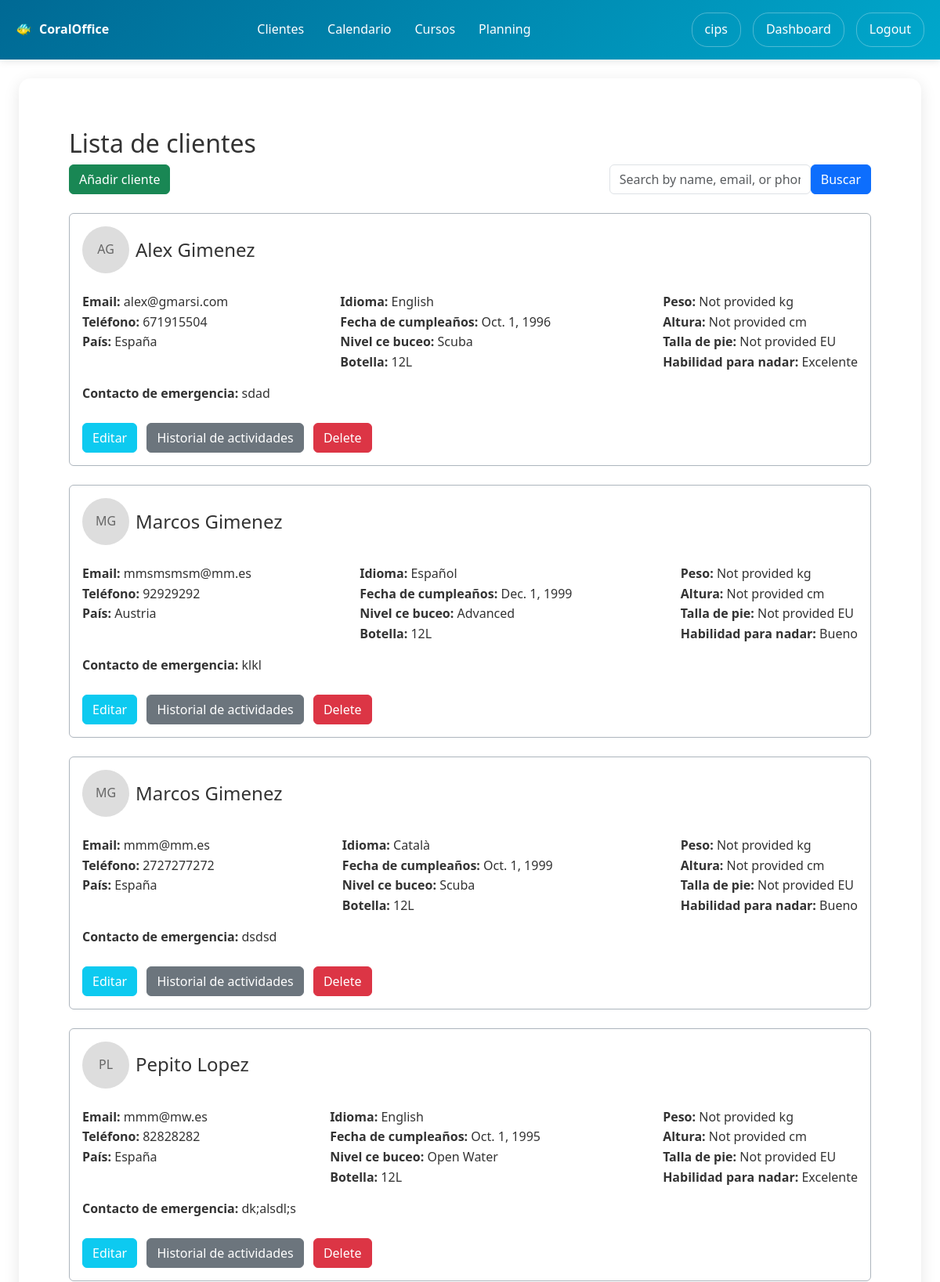
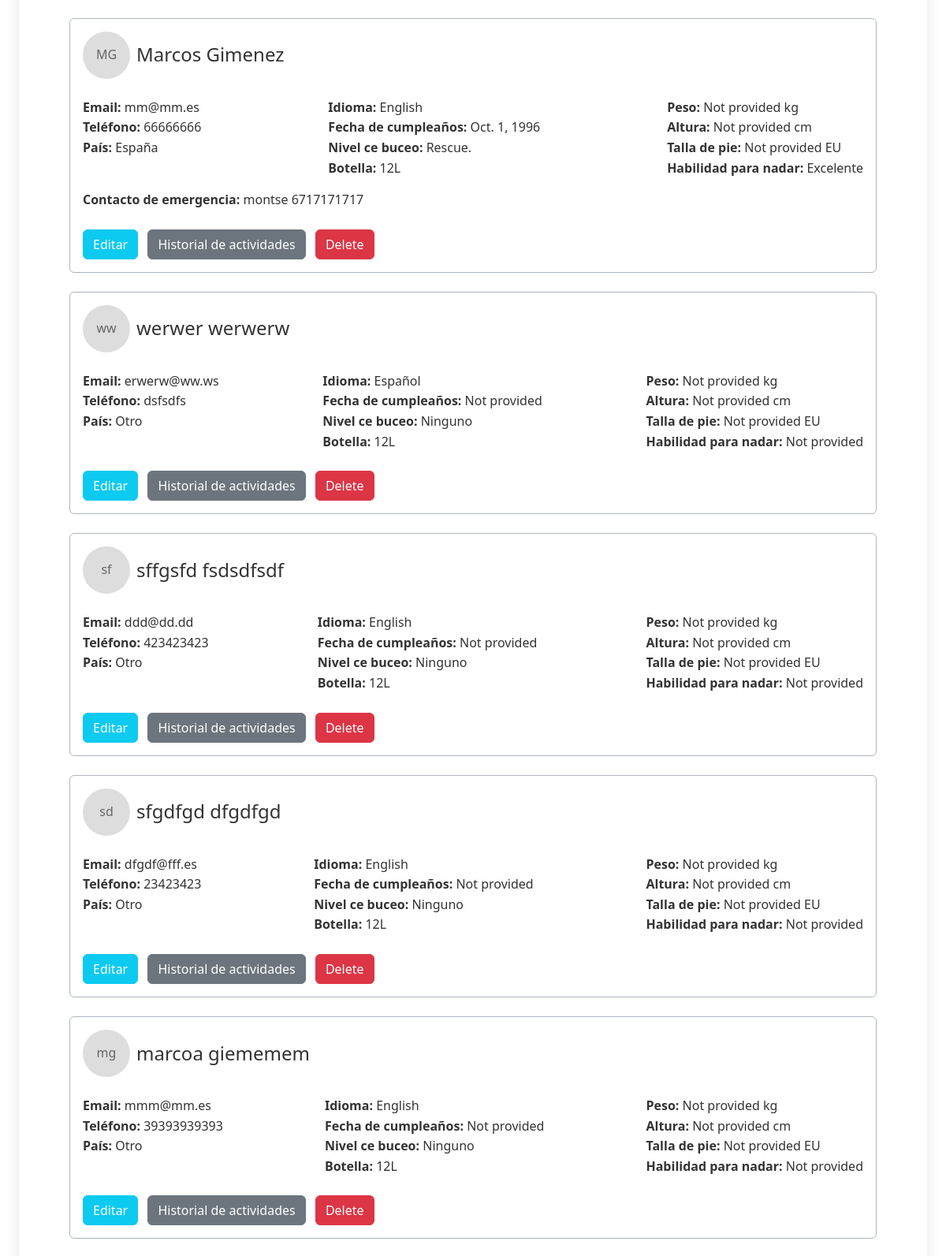
Screenshot of /users/customers/ (signed in, upper part) with the database file from the repository (2 pictures, top to bottom).
### users/models.py (models this page shows, shortened)
class Customer(models.Model):
    DIVING_LEVEL_CHOICES = [
        ('NONE', 'Ninguno'),
        ('BEGINNER', 'Scuba'),
        ('OPEN_WATER', 'Open Water'),
        ('ADVANCED_OPEN_WATER', 'Advanced'),
        ('RESCUE_DIVER', 'Rescue.'),
        ('DIVEMASTER', 'Divemaster'),
        ('INSTRUCTOR', 'Istructor'),
    ]
    LANGUAGE_CHOICES = [
        ('CAT', 'Català'),
        ('ES', 'Español'),
        ('FR', 'Français'),
        ('EN', 'English'),
        ('NL', 'Nederlands'),
        ('DE', 'Deutsch'),
    ]
    COUNTRY_CHOICES = [
        ('ES', 'España'),
        ('FR', 'Francia'),
        ('PT', 'Portugal'),
        ('IT', 'Italia'),
        ('GB', 'Reino Unido'),
        ('BE', 'Bélgica'),
        ('NL', 'Países Bajos'),
        ('CH', 'Suiza'),
        ('DE', 'Alemania'),
        ('AT', 'Austria'),
        ('SE', 'Suecia'),
        ('DK', 'Dinamarca'),
        ('NO', 'Noruega'),
        ('FI', 'Finlandia'),
        ('IN', 'India'),
        ('US', 'Estados Unidos'),
        ('CA', 'Canadá'),
        ('OTHER', 'Otro'),
    ]
    diving_center = models.ForeignKey(User, on_delete=models.CASCADE, related_name='customers')
    first_name = models.CharField(max_length=50)
    last_name = models.CharField(max_length=50)
    email = models.EmailField()
    phone_number = models.CharField(max_length=20)
    country = models.CharField(max_length=10, choices=COUNTRY_CHOICES, default='OTHER')
    language = models.CharField(max_length=10, choices=LANGUAGE_CHOICES, default='EN')
    birthday = models.DateField(null=True, blank=True)
    certification_level = models.CharField(max_length=50, choices=DIVING_LEVEL_CHOICES, default='Ninguna')
    emergency_contact = models.CharField(max_length=100, blank=True)
    medical_conditions = models.TextField(blank=True)
    weight = models.FloatField(null=True, blank=True, help_text="Peso en kg")
    height = models.FloatField(null=True, blank=True, help_text="Alturan en cm")
    foot_size = models.FloatField(null=True, blank=True, help_text="Talla de pie (EU)")
    default_tank_size = models.CharField(max_length=10, choices=[
        ('10L', '10 Litros'),
        ('12L', '12 Litros'),
        ('15L', '15 Litros'),
        ('18L', '18 Litros'),
    ], default='12L', help_text="Botella por defecto del cliente")
    profile_picture = models.ImageField(upload_to='customer_profiles/', null=True, blank=True)
    diving_licence = models.FileField(upload_to='customer_documents/licences/', null=True, blank=True)
    diving_insurance = models.FileField(upload_to='customer_documents/insurance/', null=True, blank=True)
    medical_check = models.FileField(upload_to='customer_documents/medical/', null=True, blank=True)
    signature = models.ImageField(upload_to='customer_signatures/', null=True, blank=True)
    created_at = models.DateTimeField(auto_now_add=True)
    medical_questionnaire_answers = models.JSONField(default=dict, blank=True, help_text="Guarda las respuestas del cuestionario médico")
    swimming_ability = models.CharField(max_length=20, choices=[
        ('excellent', 'Excelente'),
        ('good', 'Bueno'),
        ('fair', 'Suficiente'),
        ('poor', 'Insuficiente'),
    ], blank=True)
    def get_swimming_ability_display(self):
        swimming_choices = {
            'excellent': 'Excelente',
            'good': 'Bueno',
            'fair': 'Suficiente',
            'poor': 'Insuficiente',
        }
        return swimming_choices.get(self.swimming_ability, self.swimming_ability)

### users/views.py (the view, shortened to what this page needs)
# urls.py: path('customers/', views.customer_list, name='customer_list'),
@login_required
def customer_list(request):
    if not request.user.userprofile.is_diving_center:
        messages.error(request, 'Access denied.')
        return redirect('users:profile')
    customers = Customer.objects.filter(diving_center=request.user).order_by(
        '-created_at')
    search_query = request.GET.get('search', '').strip()
    from django.core.paginator import Paginator
    paginator = Paginator(customers, 10)  # Show 10 customers per page
    page_number = request.GET.get('page')
    customers_page = paginator.get_page(page_number)
    return render(request, 'users/customer_list.html', {
        'customers': customers_page,
        'search_query': search_query,
        'total_customers': customers.count()
    })

### users/context_processors.py (called while the page is built)
def cookies_context(request):
    cookies_accepted = request.COOKIES.get('cookies_accepted', 'false') == 'true'
    show_cookies_banner = not cookies_accepted
    return {
        'cookies_accepted': cookies_accepted,
        'show_cookies_banner': show_cookies_banner,
    }

### users/templates/users/customer_list.html (shortened to what this page needs)
{% extends 'users/base.html' %}
{% block users_content %}
<div class="p-3 container">
    <h2>Lista de clientes</h2>
    <div class="mb-4 d-flex flex-column flex-md-row justify-content-md-between align-items-md-center">
        <a href="{% url 'users:add_customer' %}" class="btn btn-success mb-4 mb-md-0">Añadir cliente</a>
        <form method="get" class="d-flex flex-column flex-md-row justify-content-md-between align-items-md-center">
            <input type="text" name="search" value="{{ search_query|default:'' }}"
                   placeholder="Search by name, email, or phone..."
                   class="form-control mb-2 mb-md-0">
            <button type="submit" class="btn btn-primary mb-2 mb-md-0";">
                 Buscar
            </button>
        </form>
    </div>
    {% for customer in customers %}
                <div class="mb-4 border border-1 border-dark-subtle rounded p-3">
                    <div>
                        <div class="d-flex align-items-center mb-4">
                            {% if customer.profile_picture %}
                                <img class="me-2" src="{{ customer.profile_picture.url }}" alt="{{ customer.first_name }}" style="width: 60px; height: 60px; border-radius: 50%; object-fit: cover;">
                            {% else %}
                                <div class="me-2" style="width: 60px; height: 60px; border-radius: 50%; background: #ddd; display: flex; align-items: center; justify-content: center; color: #666;">
                                    {{ customer.first_name.0 }}{{ customer.last_name.0 }}
                                </div>
                            {% endif %}
                            <h4 class="m-0">{{ customer.first_name }} {{ customer.last_name }}</h4>
                        </div>
                    </div>
                    <div class="d-flex flex-column flex-lg-row justify-content-lg-between">
                        <div>
                            <strong>Email:</strong> {{ customer.email|default:"Not provided" }}<br>
                            <strong>Teléfono:</strong> {{ customer.phone_number|default:"Not provided" }}<br>
                            <strong>País:</strong> {{ customer.get_country_display|default:"Not specified" }}
                        </div>
                        <div>
                            <strong>Idioma:</strong> {{ customer.get_language_display }}<br>
                            <strong>Fecha de cumpleaños:</strong> {{ customer.birthday|default:"Not provided" }}<br>
                            <strong>Nivel ce buceo:</strong> {{ customer.get_certification_level_display }}<br>
                            <strong>Botella:</strong> {{ customer.default_tank_size }}<br>
                        </div>
                        <div>
                            <strong>Peso:</strong> {{ customer.weight|default:"Not provided" }} kg<br>
                            <strong>Altura:</strong> {{ customer.height|default:"Not provided" }} cm<br>
                            <strong>Talla de pie:</strong> {{ customer.foot_size|default:"Not provided" }} EU<br>
                            <strong>Habilidad para nadar:</strong> {{ customer.get_swimming_ability_display|default:"Not provided" }}
                        </div>
                    </div>
                    {% if customer.emergency_contact %}
                    <div style="margin-top: 15px;">
                        <strong>Contacto de emergencia:</strong> {{ customer.emergency_contact }}
                    </div>
                    {% endif %}
                    <div class="customer-actions mt-4">
                        <a href="{% url 'users:edit_customer' customer.id %}" class="btn btn-info text-white me-2">Editar</a>
                        <a href="{% url 'users:customer_activity_history' customer.id %}" class="btn btn-secondary me-2">Historial de actividades</a>
                        <a href="{% url 'users:delete_customer' customer.id %}" class="btn btn-danger">Delete</a>
                    </div>
                </div>
                {% endfor %}
</div>
{% endblock %}

### home/templates/home/base.html (shortened to what this page needs)
<!DOCTYPE html>
<html lang="en">
<head>
    <link href="https://cdn.jsdelivr.net/npm/bootstrap@5.3.2/dist/css/bootstrap.min.css" rel="stylesheet">
    <link rel="stylesheet" href="https://cdn.jsdelivr.net/npm/bootstrap-icons@1.11.1/font/bootstrap-icons.css">
</head>
<body>
    <header class="header">
        <nav class="nav-container">
            <div class="logo">CoralOffice</div>
            <ul class="nav-menu m-0 ms-0 p-0">
                {% if user.is_authenticated and user.userprofile.is_diving_center %}
                    <li><a href="{% url 'users:customer_list' %}">Clientes</a></li>
                    <li><a href="{% url 'users:calendar_view' %}">Calendario</a></li>
                <li><a href="{% url 'users:courses_list' %}">Cursos</a></li>
<li><a href="{% url 'users:staff_planning' %}">Planning</a></li>
                {% else %}
                    <li><a href="{% url 'home:home' %}">Home</a></li>
                    <li><a href="{% url 'home:services' %}">Services</a></li>
                    <li><a href="{% url 'home:about' %}">About</a></li>
                    <li><a href="{% url 'home:contact' %}">Contact</a></li>
                {% endif %}
            </ul>
            <div class="user-menu ms-3">
                {% if user.is_authenticated %}
                    <a href="{% url 'users:profile' %}">{{ user.username }}</a>
                    {% if user.userprofile.is_diving_center %}
                        <a href="{% url 'users:diving_center_dashboard' %}">Dashboard</a>
                    {% endif %}
                    <a href="{% url 'users:logout' %}">Logout</a>
                {% else %}
                    <a href="{% url 'users:login' %}">Login</a>
                {% endif %}
            </div>
        </nav>
    </header>
    <main class="main-content pt-0">
        {% block content %}
        {% endblock %}
    </main>
</body>
</html>

### home/templates/home/base.html (style rules this page uses)
* { margin: 0; padding: 0; box-sizing: border-box; }
body { font-family: 'Segoe UI', Tahoma, Geneva, Verdana, sans-serif; line-height: 1.6; color: #333; }
.header { background: linear-gradient(135deg, #006994, #00a8cc); color: white; padding: 1rem 0; box-shadow: 0 2px 10px rgba(0,0,0,0.1); position: relative; }
.nav-container { max-width: 1200px; margin: 0 auto; display: flex; justify-content: space-between; align-items: center; padding: 0 20px; }
.logo { font-size: 1rem; font-weight: bold; display: flex; align-items: center; z-index: 1001; }
.logo::before { content: '🐠'; margin-right: 10px; }
.nav-menu { display: flex; list-style: none; gap: 30px; }
.nav-menu a { color: white; text-decoration: none; padding: 10px 0px; border-radius: 5px; transition: background 0.3s; }
.user-menu { display: flex; align-items: center; gap: 15px; }
.user-menu a { color: white; text-decoration: none; padding: 8px 16px; border: 1px solid rgba(255,255,255,0.3); border-radius: 20px; transition: all 0.3s; }
.main-content { min-height: calc(100vh - 140px); padding: 40px 0; }
.container { max-width: 1200px; margin: 0 auto; }

### rows the page displays
Customer: first_name.0 "A", last_name.0 "G", first_name "Alex", last_name "Gimenez", email "alex@gmarsi.com", phone_number "671915504", country "España", language "English", birthday "Oct. 1, 1996", certification_level "Scuba", default_tank_size "12L", weight "Not provided", height "Not provided", foot_size "Not provided", swimming_ability "Excelente", emergency_contact "sdad"
Customer: first_name.0 "M", last_name.0 "G", first_name "Marcos", last_name "Gimenez", email "mmsmsmsm@mm.es", phone_number "92929292", country "Austria", language "Español", birthday "Dec. 1, 1999", certification_level "Advanced", default_tank_size "12L", weight "Not provided", height "Not provided", foot_size "Not provided", swimming_ability "Bueno", emergency_contact "klkl"
Customer: first_name.0 "M", last_name.0 "G", first_name "Marcos", last_name "Gimenez", email "mmm@mm.es", phone_number "2727277272", country "España", language "Català", birthday "Oct. 1, 1999", certification_level "Scuba", default_tank_size "12L", weight "Not provided", height "Not provided", foot_size "Not provided", swimming_ability "Bueno", emergency_contact "dsdsd"
Customer: first_name.0 "P", last_name.0 "L", first_name "Pepito", last_name "Lopez", email "mmm@mw.es", phone_number "82828282", country "España", language "English", birthday "Oct. 1, 1995", certification_level "Open Water", default_tank_size "12L", weight "Not provided", height "Not provided", foot_size "Not provided", swimming_ability "Excelente", emergency_contact "dk;alsdl;s"
Customer: first_name.0 "M", last_name.0 "G", first_name "Marcos", last_name "Gimenez", email "mm@mm.es", phone_number "66666666", country "España", language "English", birthday "Oct. 1, 1996", certification_level "Rescue.", default_tank_size "12L", weight "Not provided", height "Not provided", foot_size "Not provided", swimming_ability "Excelente", emergency_contact "montse 6717171717"
Customer: first_name.0 "w", last_name.0 "w", first_name "werwer", last_name "werwerw", email "erwerw@ww.ws", phone_number "dsfsdfs", country "Otro", language "Español", birthday "Not provided", certification_level "Ninguno", default_tank_size "12L", weight "Not provided", height "Not provided", foot_size "Not provided", swimming_ability "Not provided"
Customer: first_name.0 "s", last_name.0 "f", first_name "sffgsfd", last_name "fsdsdfsdf", email "ddd@dd.dd", phone_number "423423423", country "Otro", language "English", birthday "Not provided", certification_level "Ninguno", default_tank_size "12L", weight "Not provided", height "Not provided", foot_size "Not provided", swimming_ability "Not provided"
Customer: first_name.0 "s", last_name.0 "d", first_name "sfgdfgd", last_name "dfgdfgd", email "dfgdf@fff.es", phone_number "23423423", country "Otro", language "English", birthday "Not provided", certification_level "Ninguno", default_tank_size "12L", weight "Not provided", height "Not provided", foot_size "Not provided", swimming_ability "Not provided"
Customer: first_name.0 "m", last_name.0 "g", first_name "marcoa", last_name "giememem", email "mmm@mm.es", phone_number "39393939393", country "Otro", language "English", birthday "Not provided", certification_level "Ninguno", default_tank_size "12L", weight "Not provided", height "Not provided", foot_size "Not provided", swimming_ability "Not provided"

### other values shown
{{ user.username }} "cips"
